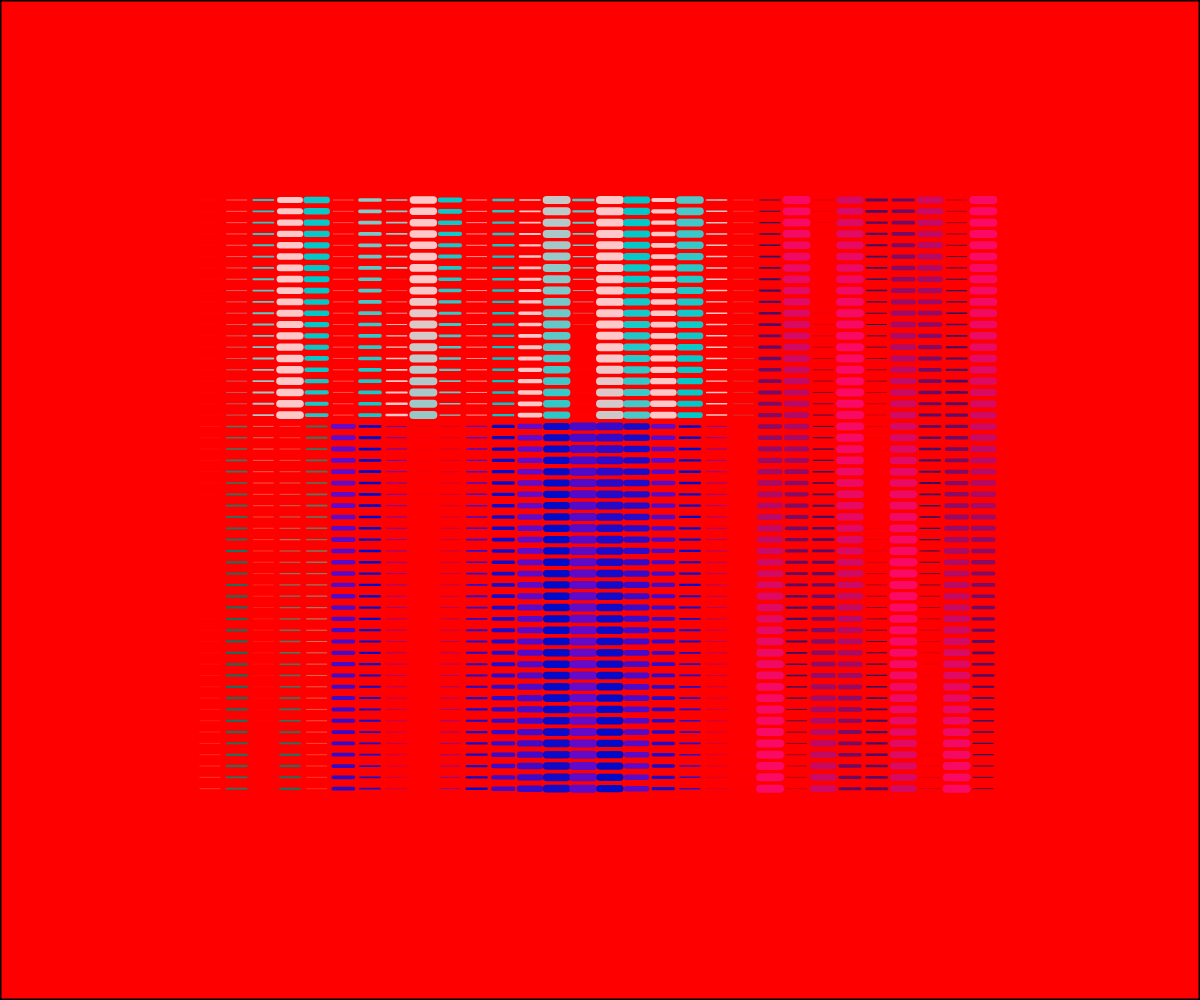
Frame 1 (no input)
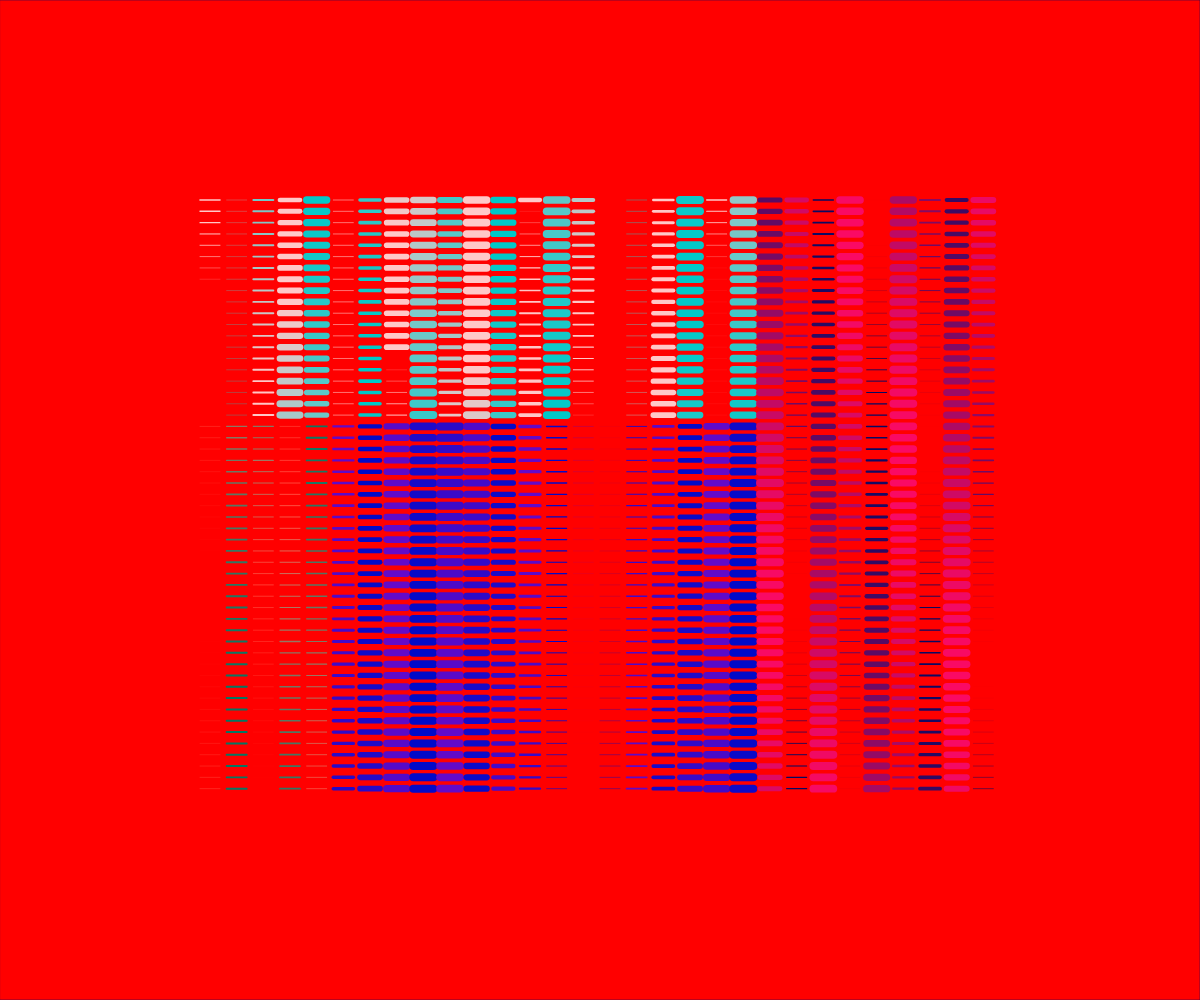
Frame 60 (no input)
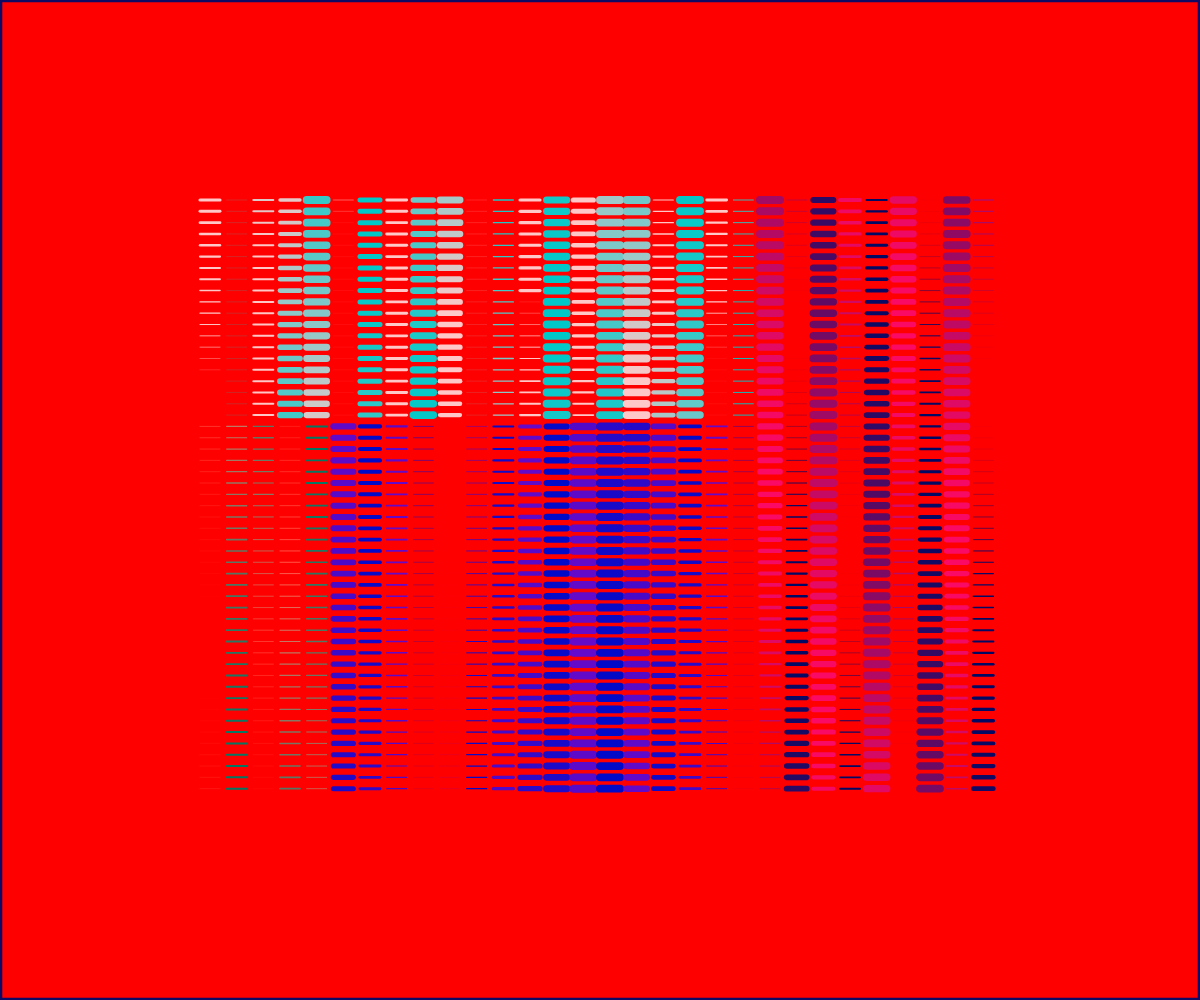
Frame 120 (the mouse pressed at the canvas centre since frame 60)

The p5.js sketch that drew these frames (run headless with seeded random() and noise() and a simulated clock; from frame 60 on, the mouse is pressed at the canvas centre):

// p5.js sketch
// ── sketch.js
function setup() {
  createCanvas(windowWidth, windowHeight);
  strokeWeight(3);
  background(255);
}

function draw() {
  background(255);
  let centerX = windowWidth / 2;
  let centerY = windowHeight / 2;

  fill(255,0,0); // Setze die Füllfarbe auf Schwarz
  rectMode(CENTER); // Ändere den Modus, damit das Rechteck von seiner Mitte aus gezeichnet wird
  rect(centerX, centerY, windowWidth, windowHeight); // Zeichne ein Rechteck im Mittelpunkt des Bildschirms

  let startX = 200;
  let startY = 200;
  let endX = windowWidth - 200;
  let endY = windowHeight - 200;

  let gridX = 30;
  let gridY = 53;
  let abstandX = (endX - startX) / gridX; // Berechne den Abstand zwischen den Linien in X-Richtung
  let abstandY = (endY - startY) / gridY; // Berechne den Abstand zwischen den Linien in Y-Richtung
  let anzahl = gridX * gridY;

  for (let i = 0; i < anzahl; i++) {
    let yreihe = i % gridY;
    let xreihe = (i - yreihe) / gridY;
    let xpos = startX + xreihe * abstandX;
    let ypos = startY + yreihe * abstandY;

    //teil ganz rechts
    if (xreihe > 20) {
      let strichdicke = (sin(i / 20 + frameCount / 50) + 1) * 4;
      let hue = map(sin(i / 20 + frameCount / 100), -1, 1, 0, 250);
      drawLineWithParameters(xpos, ypos, strichdicke, hue, 10, 100);
    }
    // oben links
    else if (yreihe < 20) {
      let strichdicke = sin(i / -40 + frameCount / 300) * 8;
      let hue = map(sin(i / 20 + frameCount / 100), -1, 1, 0, 360);
      drawLineWithParameters(xpos, ypos, strichdicke, hue, 200, 200);
    }
    //unten links
    else if (xreihe < 5) {
      let strichdicke = (sin(i / -20 + frameCount / 300) + 1) * 1;
      let hue = map(sin(i / 20 + frameCount / 10), -1, 1, 0, 360);
      drawLineWithParameters(xpos, ypos, strichdicke, hue, 120, 100);
    }
    //unten mitte
    else {
      let strichdicke = (sin(i / 100 + frameCount / 20) + 1) * 4;
      let hue = map(sin(i / 20 + frameCount / 400), -1, 1, 0, 100);
      drawLineWithParameters(xpos, ypos, strichdicke, hue, 10, 200);
    }
  }
}

function drawLineWithParameters(
  xpos,
  ypos,
  strichdicke,
  hue,
  saturation,
  brightness
) {
  strokeWeight(strichdicke);
  stroke(hue, saturation, brightness);
  line(xpos, ypos, xpos + 20, ypos);
}
